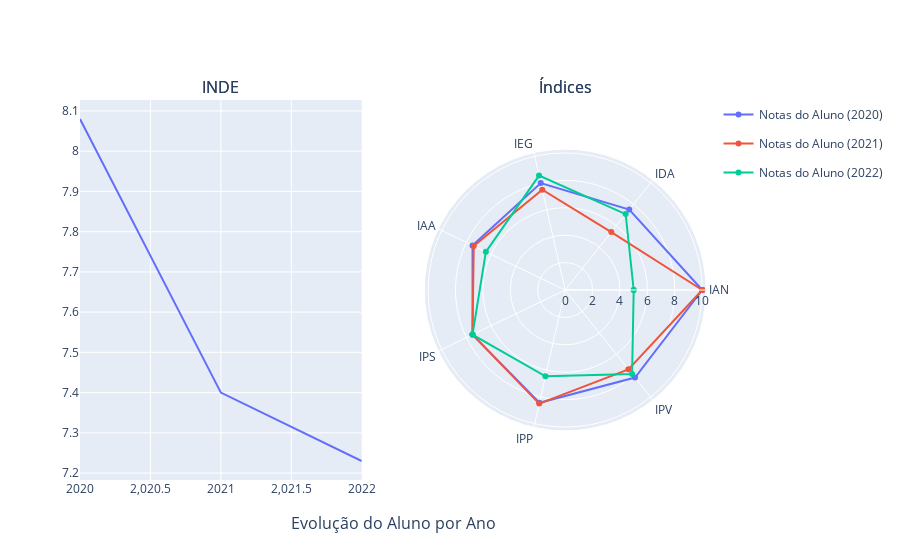

The notebook cell saved with this chart:
### Code cell
fig = make_subplots(rows=1, cols=2, specs=[[{'type': 'scatter'}, {'type': 'polar'}]],
                    subplot_titles=('INDE', 'Índices'), column_titles=('INDE', 'Índices'), x_title="Evolução do Aluno por Ano")
fig1 = px.line(df1, x="ANO_PESQUISA", y="INDE")

fig2 = px.line_polar(teste2, r="Nota", theta="Indice", color="Legenda",
                    line_close=True, markers=True, range_r=[0,10], start_angle=0, direction='counterclockwise')

fig.add_traces(list(fig1.select_traces()),1,1)
fig.add_traces(list(fig2.select_traces()),1,2)
fig.show()

### Figure 1 — Plotly figure (JSON) as saved in the notebook; plotly's stock layout.template omitted (floating-point values rounded to 4 significant figures)
{"data": [{"hovertemplate": "ANO_PESQUISA=%{x}<br>INDE=%{y}<extra></extra>", "legendgroup": "", "line": {"color": "#636efa", "dash": "solid"}, "marker": {"symbol": "circle"}, "mode": "lines", "name": "", "orientation": "v", "showlegend": false, "x": [2020, 2021, 2022], "xaxis": "x", "y": [8.08, 7.4, 7.23], "yaxis": "y", "type": "scatter"}, {"hovertemplate": "Legenda=Notas do Aluno (2020)<br>Nota=%{r}<br>Indice=%{theta}<extra></extra>", "legendgroup": "Notas do Aluno (2020)", "line": {"color": "#636efa", "dash": "solid"}, "marker": {"symbol": "circle"}, "mode": "lines+markers", "name": "Notas do Aluno (2020)", "r": [10.0, 7.5, 8.0, 7.5, 7.5, 8.44, 8.17, 10.0], "showlegend": true, "subplot": "polar", "theta": ["IAN", "IDA", "IEG", "IAA", "IPS", "IPP", "IPV", "IAN"], "type": "scatterpolar"}, {"hovertemplate": "Legenda=Notas do Aluno (2021)<br>Nota=%{r}<br>Indice=%{theta}<extra></extra>", "legendgroup": "Notas do Aluno (2021)", "line": {"color": "#EF553B", "dash": "solid"}, "marker": {"symbol": "circle"}, "mode": "lines+markers", "name": "Notas do Aluno (2021)", "r": [10.0, 5.4, 7.5, 7.4, 7.5, 8.5, 7.4, 10.0], "showlegend": true, "subplot": "polar", "theta": ["IAN", "IDA", "IEG", "IAA", "IPS", "IPP", "IPV", "IAN"], "type": "scatterpolar"}, {"hovertemplate": "Legenda=Notas do Aluno (2022)<br>Nota=%{r}<br>Indice=%{theta}<extra></extra>", "legendgroup": "Notas do Aluno (2022)", "line": {"color": "#00cc96", "dash": "solid"}, "marker": {"symbol": "circle"}, "mode": "lines+markers", "name": "Notas do Aluno (2022)", "r": [5.0, 7.08, 8.56, 6.42, 7.5, 6.46, 7.83, 5.0], "showlegend": true, "subplot": "polar", "theta": ["IAN", "IDA", "IEG", "IAA", "IPS", "IPP", "IPV", "IAN"], "type": "scatterpolar"}], "layout": {"xaxis": {"anchor": "y", "domain": [0.0, 0.45]}, "yaxis": {"anchor": "x", "domain": [0.0, 1.0]}, "polar": {"domain": {"x": [0.55, 1.0], "y": [0.0, 1.0]}}, "annotations": [{"font": {"size": 16}, "showarrow": false, "text": "INDE", "x": 0.225, "xanchor": "center", "xref": "paper", "y": 1.0, "yanchor": "bottom", "yref": "paper"}, {"font": {"size": 16}, "showarrow": false, "text": "Índices", "x": 0.775, "xanchor": "center", "xref": "paper", "y": 1.0, "yanchor": "bottom", "yref": "paper"}, {"font": {"size": 16}, "showarrow": false, "text": "INDE", "x": 0.225, "xanchor": "center", "xref": "paper", "y": 1.0, "yanchor": "bottom", "yref": "paper"}, {"font": {"size": 16}, "showarrow": false, "text": "Índices", "x": 0.775, "xanchor": "center", "xref": "paper", "y": 1.0, "yanchor": "bottom", "yref": "paper"}, {"font": {"size": 16}, "showarrow": false, "text": "Evolução do Aluno por Ano", "x": 0.5, "xanchor": "center", "xref": "paper", "y": 0, "yanchor": "top", "yref": "paper", "yshift": -30}]}}
